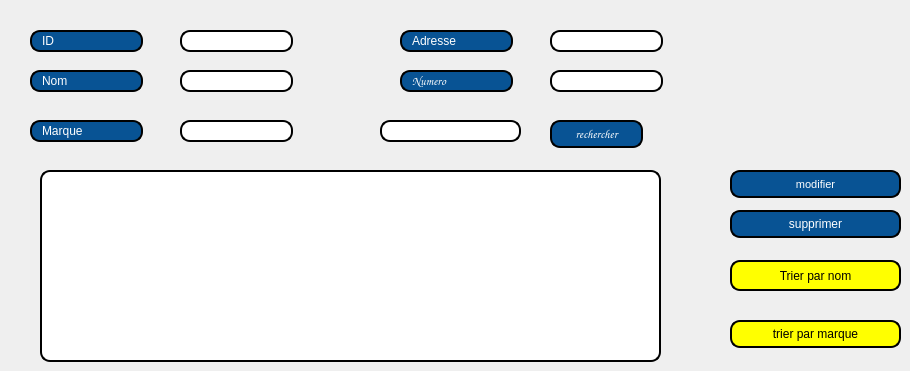
      <widget class="QWidget" name="tab_3">
       <attribute name="title">
        <string>Afficher Fournisseur</string>
       </attribute>
       <widget class="QLineEdit" name="lineEdit_11">
        <property name="geometry">
         <rect>
          <x>30</x>
          <y>30</y>
          <width>113</width>
          <height>22</height>
         </rect>
        </property>
        <property name="styleSheet">
         <string notr="true">border: 2px solid black;
font:8pt &quot;MS Shell Dlg 2&quot; ;
border-radius: 10px;
padding: 0 8px;
color:rgb(255, 255, 255);
background: #085394;
selection-background-color: gray;</string>
        </property>
        <property name="text">
         <string>ID</string>
        </property>
        <property name="readOnly">
         <bool>true</bool>
        </property>
       </widget>
       <widget class="QTableView" name="afficher_fournisseur">
        <property name="geometry">
         <rect>
          <x>40</x>
          <y>170</y>
          <width>621</width>
          <height>192</height>
         </rect>
        </property>
        <property name="styleSheet">
         <string notr="true">border: 2px solid black;
border-radius: 10px;
padding: 0 8px;
background: white;
selection-background-color: gray;</string>
        </property>
       </widget>
       <widget class="QLineEdit" name="lineEdit_idf_2">
        <property name="geometry">
         <rect>
          <x>180</x>
          <y>30</y>
          <width>113</width>
          <height>22</height>
         </rect>
        </property>
        <property name="styleSheet">
         <string notr="true">border: 2px solid black;
border-radius: 10px;
padding: 0 8px;
background: white;
selection-background-color: gray;</string>
        </property>
       </widget>
       <widget class="QLineEdit" name="lineEdit_13">
        <property name="geometry">
         <rect>
          <x>30</x>
          <y>70</y>
          <width>113</width>
          <height>22</height>
         </rect>
        </property>
        <property name="styleSheet">
         <string notr="true">border: 2px solid black;
font:8pt &quot;MS Shell Dlg 2&quot; ;
border-radius: 10px;
padding: 0 8px;
color:rgb(255, 255, 255);
background: #085394;
selection-background-color: gray;</string>
        </property>
        <property name="text">
         <string>Nom</string>
        </property>
        <property name="readOnly">
         <bool>true</bool>
        </property>
       </widget>
       <widget class="QLineEdit" name="lineEdit_nomf_2">
        <property name="geometry">
         <rect>
          <x>180</x>
          <y>70</y>
          <width>113</width>
          <height>22</height>
         </rect>
        </property>
        <property name="styleSheet">
         <string notr="true">border: 2px solid black;
border-radius: 10px;
padding: 0 8px;
background: white;
selection-background-color: gray;</string>
        </property>
       </widget>
       <widget class="QLineEdit" name="lineEdit_15">
        <property name="geometry">
         <rect>
          <x>30</x>
          <y>120</y>
          <width>113</width>
          <height>22</height>
         </rect>
        </property>
        <property name="styleSheet">
         <string notr="true">border: 2px solid black;
font:8pt &quot;MS Shell Dlg 2&quot; ;
border-radius: 10px;
padding: 0 8px;
color:rgb(255, 255, 255);
background: #085394;
selection-background-color: gray;</string>
        </property>
        <property name="text">
         <string>Marque</string>
        </property>
        <property name="readOnly">
         <bool>true</bool>
        </property>
       </widget>
       <widget class="QLineEdit" name="lineEdit_marquef_2">
        <property name="geometry">
         <rect>
          <x>180</x>
          <y>120</y>
          <width>113</width>
          <height>22</height>
         </rect>
        </property>
        <property name="styleSheet">
         <string notr="true">border: 2px solid black;
border-radius: 10px;
padding: 0 8px;
background: white;
selection-background-color: gray;</string>
        </property>
       </widget>
       <widget class="QLineEdit" name="lineEdit_17">
        <property name="geometry">
         <rect>
          <x>400</x>
          <y>30</y>
          <width>113</width>
          <height>22</height>
         </rect>
        </property>
        <property name="styleSheet">
         <string notr="true">border: 2px solid black;
font:8pt &quot;MS Shell Dlg 2&quot; ;
border-radius: 10px;
padding: 0 8px;
color:rgb(255, 255, 255);
background: #085394;
selection-background-color: gray;</string>
        </property>
        <property name="text">
         <string>Adresse</string>
        </property>
        <property name="readOnly">
         <bool>true</bool>
        </property>
       </widget>
       <widget class="QLineEdit" name="lineEdit_18">
        <property name="geometry">
         <rect>
          <x>400</x>
          <y>70</y>
          <width>113</width>
          <height>22</height>
         </rect>
        </property>
        <property name="font">
         <font>
          <family>Comic Sans MS</family>
         </font>
        </property>
        <property name="styleSheet">
         <string notr="true">border: 2px solid black;
border-radius: 10px;
padding: 0 8px;
color:rgb(255,255,255);
background: #085394;
selection-background-color: gray;</string>
        </property>
        <property name="text">
         <string>Numero</string>
        </property>
        <property name="readOnly">
         <bool>true</bool>
        </property>
       </widget>
       <widget class="QLineEdit" name="lineEdit_adressef_2">
        <property name="geometry">
         <rect>
          <x>550</x>
          <y>30</y>
          <width>113</width>
          <height>22</height>
         </rect>
        </property>
        <property name="styleSheet">
         <string notr="true">border: 2px solid black;
border-radius: 10px;
padding: 0 8px;
background: white;
selection-background-color: gray;</string>
        </property>
       </widget>
       <widget class="QLineEdit" name="lineEdit_numerof_2">
        <property name="geometry">
         <rect>
          <x>550</x>
          <y>70</y>
          <width>113</width>
          <height>22</height>
         </rect>
        </property>
        <property name="styleSheet">
         <string notr="true">border: 2px solid black;
border-radius: 10px;
padding: 0 8px;
background: white;
selection-background-color: gray;</string>
        </property>
       </widget>
       <widget class="QPushButton" name="modifier">
        <property name="geometry">
         <rect>
          <x>730</x>
          <y>170</y>
          <width>171</width>
          <height>28</height>
         </rect>
        </property>
        <property name="font">
         <font>
          <family>MS Shell Dlg 2</family>
          <pointsize>8</pointsize>
          <weight>50</weight>
          <italic>false</italic>
          <bold>false</bold>
         </font>
        </property>
        <property name="styleSheet">
         <string notr="true">border: 2px solid black;
font:8pt &quot;MS Shell Dlg 2&quot; ;
border-radius: 10px;
padding: 0 8px;
color:rgb(255, 255, 255);
background: #085394;
selection-background-color: gray;</string>
        </property>
        <property name="text">
         <string>modifier</string>
        </property>
       </widget>
       <widget class="QPushButton" name="supprimer">
        <property name="geometry">
         <rect>
          <x>730</x>
          <y>210</y>
          <width>171</width>
          <height>28</height>
         </rect>
        </property>
        <property name="styleSheet">
         <string notr="true">border: 2px solid black;
font:8pt &quot;MS Shell Dlg 2&quot; ;
border-radius: 10px;
padding: 0 8px;
color:rgb(255, 255, 255);
background: #085394;
selection-background-color: gray;</string>
        </property>
        <property name="text">
         <string>supprimer</string>
        </property>
       </widget>
       <widget class="QPushButton" name="recherche">
        <property name="geometry">
         <rect>
          <x>550</x>
          <y>120</y>
          <width>93</width>
          <height>28</height>
         </rect>
        </property>
        <property name="font">
         <font>
          <family>Comic Sans MS</family>
         </font>
        </property>
        <property name="styleSheet">
         <string notr="true">color: rgb(255, 255, 255);
border: 2px solid black;
border-radius: 10px;
padding: 0 8px;
background: #085394;
selection-background-color: gray;
</string>
        </property>
        <property name="text">
         <string>rechercher</string>
        </property>
       </widget>
       <widget class="QLineEdit" name="lineEdit_rechercherf">
        <property name="geometry">
         <rect>
          <x>380</x>
          <y>120</y>
          <width>141</width>
          <height>22</height>
         </rect>
        </property>
        <property name="styleSheet">
         <string notr="true">border: 2px solid black;
border-radius: 10px;
padding: 0 8px;
background: white;
selection-background-color: gray;</string>
        </property>
       </widget>
       <widget class="QPushButton" name="trier">
        <property name="geometry">
         <rect>
          <x>730</x>
          <y>260</y>
          <width>171</width>
          <height>31</height>
         </rect>
        </property>
        <property name="styleSheet">
         <string notr="true">border: 2px solid black;
border-radius: 10px;
padding: 0 8px;
background: yellow;
selection-background-color: gray;</string>
        </property>
        <property name="text">
         <string>Trier par nom</string>
        </property>
       </widget>
       <widget class="QPushButton" name="trier_marque">
        <property name="geometry">
         <rect>
          <x>730</x>
          <y>320</y>
          <width>171</width>
          <height>28</height>
         </rect>
        </property>
        <property name="styleSheet">
         <string notr="true">border: 2px solid black;
border-radius: 10px;
padding: 0 8px;
background: yellow;
selection-background-color: gray;</string>
        </property>
        <property name="text">
         <string>trier par marque</string>
        </property>
       </widget>
      </widget>
